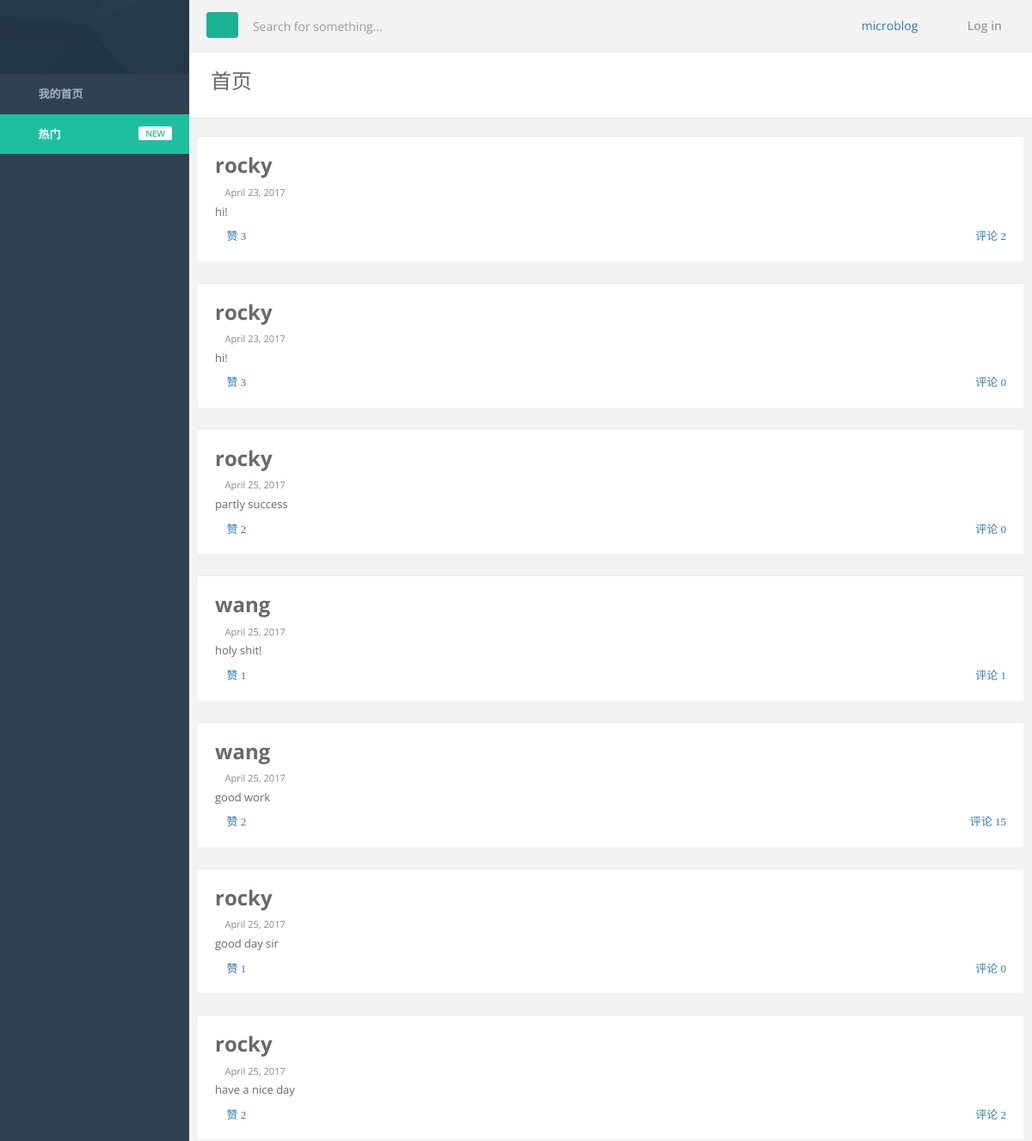
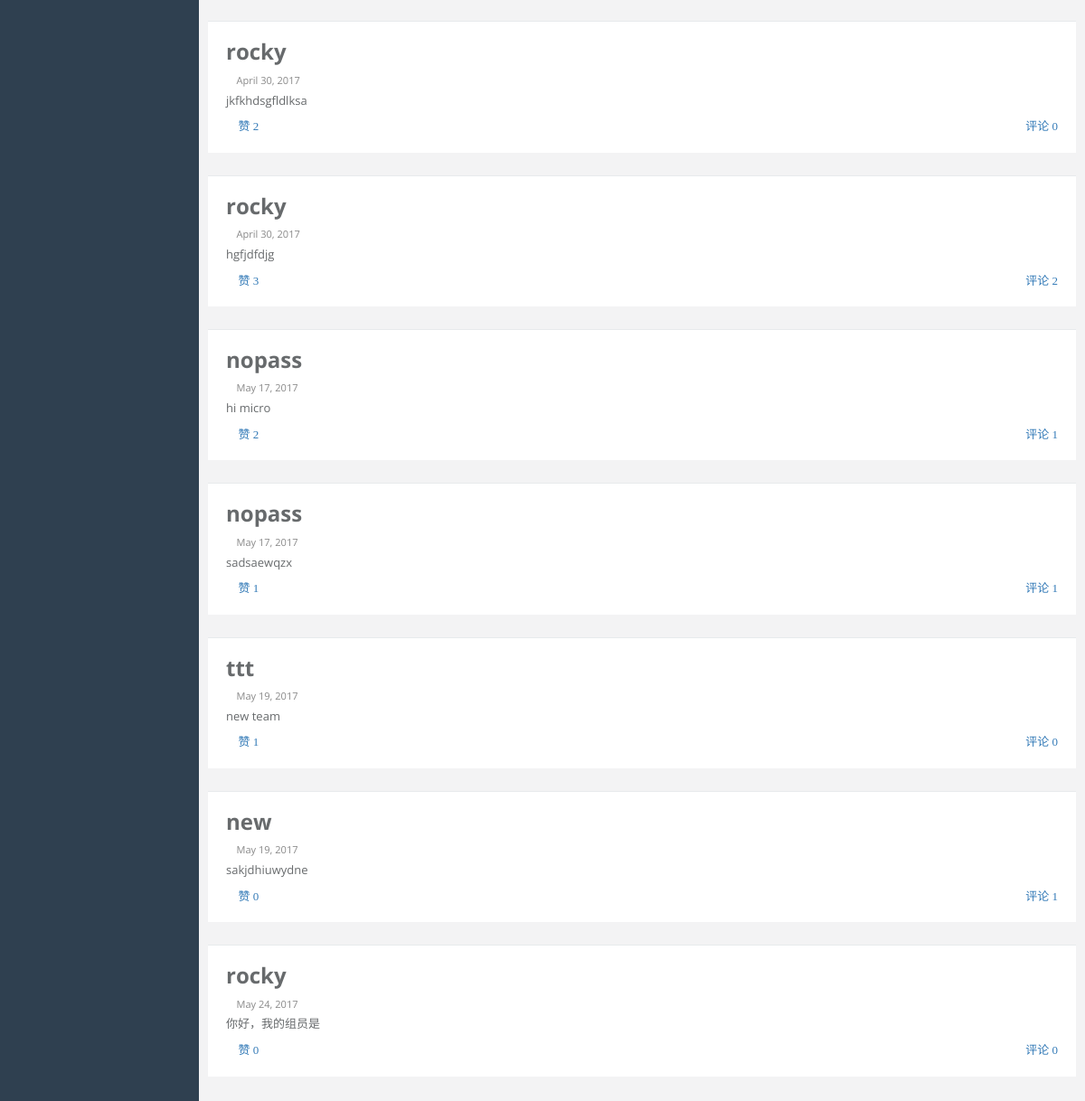
/hot/, run on the app's committed database (2 pictures, top to bottom).
### app/models.py (models this page shows, shortened)
class Content(models.Model):
    text = models.CharField(max_length=139)
    date = models.DateField(auto_now_add=True)
    up_num = models.IntegerField(default=0)
    UID = models.ForeignKey('account.User',on_delete=models.CASCADE,related_name='owner')
    UP = models.ManyToManyField('account.User',related_name='con_up')

### account/models.py (models this page shows, shortened)
class User(models.Model):
    name = models.CharField(max_length=30)
    password = models.CharField(max_length=8)
    followed_user = models.ManyToManyField('User',related_name='follow',default="")
    follower_user = models.ManyToManyField('User',related_name='follower',default="")

### app/views.py (the view)
# urls.py: url(r'^hot/', hot, name='hot'),
def hot(request):
    content_list = Content.objects.all()
    content_list=content_list.order_by('-up_num')
    request.session['frompage'] = '/hot/'
    try:
        name=request.session.get('UID')
        user = User.objects.get(name=name)
        return render_to_response('hot.html', {'user': user, 'content_list': content_list})
    except:
        return render_to_response('hot.html', {'content_list': content_list})

### app/templates/hot.html (shortened to what this page needs)
<!DOCTYPE html>
 {% load staticfiles %}
<html>
<head>
    <link href="{% static 'css/bootstrap.min.css' %}" rel="stylesheet">
    <link href="{% static 'font-awesome/css/font-awesome.css' %}" rel="stylesheet">
    <link href="{% static 'css/plugins/toastr/toastr.min.css' %}" rel="stylesheet">
    <link href="{% static 'css/animate.css' %}" rel="stylesheet" >
    <link href="{% static 'css/style.css' %}" rel="stylesheet">
</head>
<body>
    <div id="wrapper">
        <nav class="navbar-default navbar-static-side"-- role="navigation">
        <div class="sidebar-collapse">
            <ul class="nav metismenu" id="side-menu">
                <li class="nav-header">
                </li>
                <li>
                    <a href="../../main"><i class="fa fa-smile-o"></i> <span class="nav-label">我的首页 </span></a>
                </li>
                <li class="landing_link">
                    <a href="/hot/"><i class="fa fa-star"></i> <span class="nav-label">热门</span> <span class="label label-warning pull-right">NEW</span></a>
                </li>
            </ul>
        </div>
    </nav>
        <div id="page-wrapper" class="gray-bg">
        <div class="row border-bottom">
        <nav class="navbar navbar-static-top" role="navigation" style="margin-bottom: 0">
        <div class="navbar-header">
            <button class="navbar-minimalize minimalize-styl-2 btn btn-primary " ><i class="fa fa-bars"></i> </button>
            <form role="search" class="navbar-form-custom" action="{% url 'search' %} ">
                <div class="form-group">
                    <input type="text" placeholder="Search for something..." class="form-control" name="text" id="top-search">
                </div>
            </form>
        </div>
            <ul class="nav navbar-top-links navbar-right">
                <li>
                    <span class="m-r-sm text-muted welcome-message"><a href="/main/">microblog</a></span>
                </li>
                <li>
                    <a href="../../login">
                        {% if user %}
                        <i class="fa fa-sign-out"></i> Log out
                        {% else %}
                        <i class="fa fa-sign-in"></i> Log in
                        {% endif %}
                    </a>
                </li>
            </ul>
        </nav>
        </div>
            <div class="row wrapper border-bottom white-bg page-heading">
                <div class="col-lg-10">
                    <h2>首页</h2>
                </div>
                <div class="col-lg-2">
                </div>
            </div>
        <div class="wrapper wrapper-content  animated fadeInRight blog">
            <div class="row">
                {% for content in content_list %}
                <div class="ibox">
                    <div class="ibox-content">
                        <div class="row">
                            <div class="col-md-6 column">
                                <a href="{% url 'home' content.UID.id %}" class="btn-link">
                                    <h2><strong>
                                        {{content.UID.name}}
                                    </strong></h2></a>
                            </div>
                            <div class="col-md-6 column">
                            </div>
                        </div>
                        <div class="small m-b-xs">
                            <span class="text-muted"><i class="fa fa-clock-o"></i> {{ content.date }}</span>
                        </div>
                        <p>
                            {{content.text}}
                        </p>
                        <div class="row">
                            <div class="col-md-6">
                                <i class="fa fa-eye"><a href="{% url 'up_link' content.id %}" > 赞 {{ content.UP.count }}</a></i>
                            </div>
                            <div class="col-md-6">
                                <div class="text-right">
                                    <div> <i class="fa fa-comments-o"> <a href="{% url 'comment_link' content.id %}">评论 {{ content.owner.count }}</a></i></div>
                                </div>
                            </div>
                        </div>
                    </div>
                </div>
                {% endfor %}
            </div>
        </div>
        </div>
        </div>
</body>
</body>
</html>

### data on the page
Content: UID.name "rocky", date "April 23, 2017", text "hi!", UP.count "3", owner.count "2"
Content: UID.name "rocky", date "April 23, 2017", text "hi!", UP.count "3", owner.count "0"
Content: UID.name "rocky", date "April 25, 2017", text "partly success", UP.count "2", owner.count "0"
Content: UID.name "wang", date "April 25, 2017", text "holy shit!", UP.count "1", owner.count "1"
Content: UID.name "wang", date "April 25, 2017", text "good work", UP.count "2", owner.count "15"
Content: UID.name "rocky", date "April 25, 2017", text "good day sir", UP.count "1", owner.count "0"
Content: UID.name "rocky", date "April 25, 2017", text "have a nice day", UP.count "2", owner.count "2"
Content: UID.name "rocky", date "April 30, 2017", text "jkfkhdsgfldlksa", UP.count "2", owner.count "0"
Content: UID.name "rocky", date "April 30, 2017", text "hgfjdfdjg", UP.count "3", owner.count "2"
Content: UID.name "nopass", date "May 17, 2017", text "hi micro", UP.count "2", owner.count "1"
Content: UID.name "nopass", date "May 17, 2017", text "sadsaewqzx", UP.count "1", owner.count "1"
Content: UID.name "ttt", date "May 19, 2017", text "new team", UP.count "1", owner.count "0"
Content: UID.name "new", date "May 19, 2017", text "sakjdhiuwydne", UP.count "0", owner.count "1"
Content: UID.name "rocky", date "May 24, 2017", text "你好，我的组员是", UP.count "0", owner.count "0"
